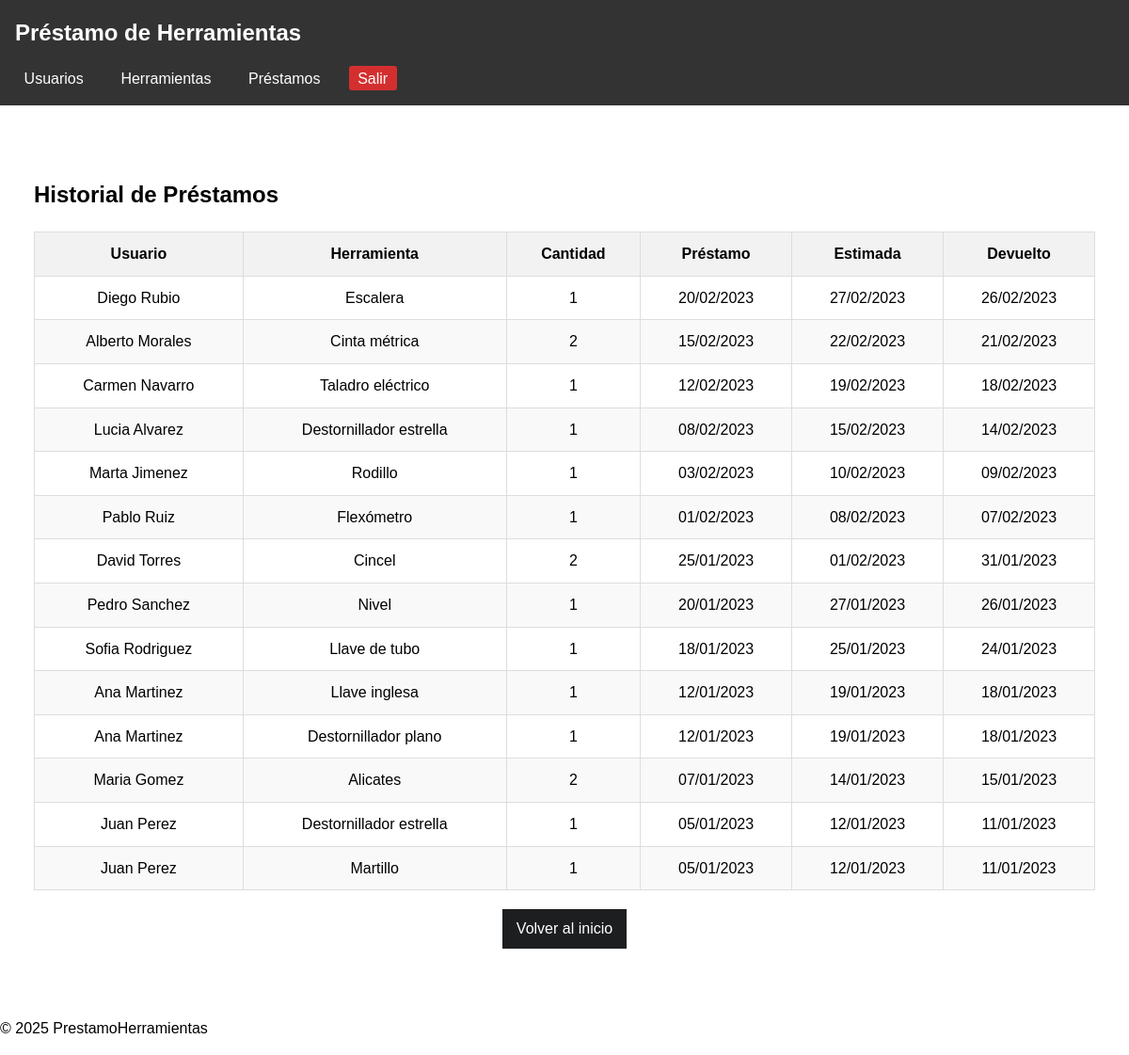
The page /?controller=prestamos&action=historial (signed in) on the database its author committed.
### tables this page shows
CREATE TABLE IF NOT EXISTS prestamos (
    id INT AUTO_INCREMENT PRIMARY KEY,
    id_usuario INT NOT NULL,
    fecha_prestamo DATE NOT NULL,
    fecha_devolucion_estimada DATE NOT NULL,
    fecha_devolucion_real DATE DEFAULT NULL,
    estado ENUM('activo', 'devuelto') DEFAULT 'activo',
    FOREIGN KEY (id_usuario) REFERENCES usuarios(id) ON DELETE CASCADE ON UPDATE CASCADE
);

CREATE TABLE IF NOT EXISTS usuarios (
    id INT AUTO_INCREMENT PRIMARY KEY,
    nombre VARCHAR(100) NOT NULL,
    apellido VARCHAR(100) NOT NULL,
    email VARCHAR(100) UNIQUE NOT NULL,
    password VARCHAR(255) NOT NULL,
    rol ENUM('admin', 'usuario') NOT NULL
);

CREATE TABLE IF NOT EXISTS herramientas (
    id INT AUTO_INCREMENT PRIMARY KEY,
    nombre VARCHAR(100) NOT NULL,
    descripcion TEXT,
    cantidad_disponible INT UNSIGNED NOT NULL DEFAULT 0
);

CREATE TABLE IF NOT EXISTS detalle_prestamos (
    id INT AUTO_INCREMENT PRIMARY KEY,
    id_prestamo INT NOT NULL,
    id_herramienta INT NOT NULL,
    cantidad INT NOT NULL,
    devuelto TINYINT(1) DEFAULT 0,
    FOREIGN KEY (id_prestamo) REFERENCES prestamos(id) ON DELETE CASCADE ON UPDATE CASCADE,
    FOREIGN KEY (id_herramienta) REFERENCES herramientas(id) ON DELETE CASCADE ON UPDATE CASCADE
);

### app/Controller/PrestamoController.php (called while the page is built, shortened)
<?php
require_once __DIR__.'/../Helpers/Auth.php';
require_once __DIR__.'/../Model/Prestamo.php';
class PrestamoController {
    public function historial() {
        $prestamos = Prestamo::prestamosCompletados();
        include '../app/View/prestamos/historial.php';
    }
}

### public/index.php (called while the page is built, shortened)
<?php
require_once '../routes.php';

### app/Helpers/Auth.php (called while the page is built, shortened)
<?php
class Auth {
    public static function check() {
        return isset($_SESSION['usuario']);
    }
    public static function isAdmin() {
        return self::check() && $_SESSION['usuario']['rol'] === 'admin';
    }
}

### app/Model/Prestamo.php (called while the page is built, shortened)
<?php
require_once __DIR__.'/../Helpers/Auth.php';
class Prestamo {
    public static function prestamosCompletados() {
        $db = Database::connect();
        $where = "WHERE p.estado = 'devuelto'";
        $params = [];
        $sql = "
            SELECT p.id AS id_prestamo, u.nombre, u.apellido, h.nombre AS herramienta, dp.cantidad,
                p.fecha_prestamo, p.fecha_devolucion_estimada, p.fecha_devolucion_real
            FROM prestamos p
            JOIN usuarios u ON p.id_usuario = u.id
            JOIN detalle_prestamos dp ON p.id = dp.id_prestamo
            JOIN herramientas h ON dp.id_herramienta = h.id
            $where
            ORDER BY p.fecha_devolucion_real DESC
        ";
        $stmt = $db->prepare($sql);
        $stmt->execute($params);
        return $stmt->fetchAll(PDO::FETCH_ASSOC);
    }
}

### app/View/prestamos/historial.php (the view)
<?php include __DIR__ . '/../VistaReutilizable/encabezado.php'; ?>
<link rel="stylesheet" href="/Sistema_prestamo_de_herramientas/public/assets/css/styles.css">
<div class="historial">
    <h2>Historial de Préstamos</h2>
    <table class="tabla-historial">
        <thead>
            <tr>
                <th>Usuario</th>
                <th>Herramienta</th>
                <th>Cantidad</th>
                <th>Préstamo</th>
                <th>Estimada</th>
                <th>Devuelto</th>
            </tr>
        </thead>
        <tbody>
            <?php foreach ($prestamos as $p): ?>
            <tr>
                <td><?= $p['nombre'] . ' ' . $p['apellido'] ?></td>
                <td><?= $p['herramienta'] ?></td>
                <td><?= $p['cantidad'] ?></td>
                <td><?= date('d/m/Y', strtotime($p['fecha_prestamo'])) ?></td>
                <td><?= date('d/m/Y', strtotime($p['fecha_devolucion_estimada'])) ?></td>
                <td><?= $p['fecha_devolucion_real'] ? date('d/m/Y', strtotime($p['fecha_devolucion_real'])) : 'Pendiente' ?></td>
            </tr>
            <?php endforeach; ?>
        </tbody>
    </table>
    <div class="volver">
        <a href="?controller=auth&action=login">Volver al inicio</a>
    </div>
</div>
<?php include __DIR__ . '/../VistaReutilizable/pie.php'; ?>

### public/assets/css/styles.css (style rules this page uses)
table { width: 100%; border-collapse: collapse; margin-top: 20px; background: white; }
.historial { max-width: 1200px; margin: 20px auto; padding: 20px; }
.tabla-historial { width: 100%; border-collapse: collapse; margin: 15px 0; }
.tabla-historial th, .tabla-historial td { padding: 10px; border: 1px solid #ddd; text-align: center; }
.tabla-historial th { background-color: #f2f2f2; }
.tabla-historial tr:nth-child(even) { background-color: #f9f9f9; }
.volver { margin-top: 20px; text-align: center; }
.volver a { padding: 8px 15px; background: #1c1e1f; color: white; text-decoration: none; display: inline-block; }
body { font-family: Arial, sans-serif; margin: 0; padding: 0; line-height: 1.6; }

### rows shown on the page
prestamos: id_usuario.nombre "Diego", id_usuario.apellido "Rubio", herramientas.nombre "Escalera", detalle_prestamos.cantidad "1", fecha_prestamo "20/02/2023", fecha_devolucion_estimada "27/02/2023", fecha_devolucion_real "26/02/2023"
prestamos: id_usuario.nombre "Alberto", id_usuario.apellido "Morales", herramientas.nombre "Cinta métrica", detalle_prestamos.cantidad "2", fecha_prestamo "15/02/2023", fecha_devolucion_estimada "22/02/2023", fecha_devolucion_real "21/02/2023"
prestamos: id_usuario.nombre "Carmen", id_usuario.apellido "Navarro", herramientas.nombre "Taladro eléctrico", detalle_prestamos.cantidad "1", fecha_prestamo "12/02/2023", fecha_devolucion_estimada "19/02/2023", fecha_devolucion_real "18/02/2023"
prestamos: id_usuario.nombre "Lucia", id_usuario.apellido "Alvarez", herramientas.nombre "Destornillador estrella", detalle_prestamos.cantidad "1", fecha_prestamo "08/02/2023", fecha_devolucion_estimada "15/02/2023", fecha_devolucion_real "14/02/2023"
prestamos: id_usuario.nombre "Marta", id_usuario.apellido "Jimenez", herramientas.nombre "Rodillo", detalle_prestamos.cantidad "1", fecha_prestamo "03/02/2023", fecha_devolucion_estimada "10/02/2023", fecha_devolucion_real "09/02/2023"
prestamos: id_usuario.nombre "Pablo", id_usuario.apellido "Ruiz", herramientas.nombre "Flexómetro", detalle_prestamos.cantidad "1", fecha_prestamo "01/02/2023", fecha_devolucion_estimada "08/02/2023", fecha_devolucion_real "07/02/2023"
prestamos: id_usuario.nombre "David", id_usuario.apellido "Torres", herramientas.nombre "Cincel", detalle_prestamos.cantidad "2", fecha_prestamo "25/01/2023", fecha_devolucion_estimada "01/02/2023", fecha_devolucion_real "31/01/2023"
prestamos: id_usuario.nombre "Pedro", id_usuario.apellido "Sanchez", herramientas.nombre "Nivel", detalle_prestamos.cantidad "1", fecha_prestamo "20/01/2023", fecha_devolucion_estimada "27/01/2023", fecha_devolucion_real "26/01/2023"
prestamos: id_usuario.nombre "Sofia", id_usuario.apellido "Rodriguez", herramientas.nombre "Llave de tubo", detalle_prestamos.cantidad "1", fecha_prestamo "18/01/2023", fecha_devolucion_estimada "25/01/2023", fecha_devolucion_real "24/01/2023"
prestamos: id_usuario.nombre "Ana", id_usuario.apellido "Martinez", herramientas.nombre "Llave inglesa", detalle_prestamos.cantidad "1", fecha_prestamo "12/01/2023", fecha_devolucion_estimada "19/01/2023", fecha_devolucion_real "18/01/2023", herramientas.nombre "Destornillador plano"
prestamos: id_usuario.nombre "Maria", id_usuario.apellido "Gomez", herramientas.nombre "Alicates", detalle_prestamos.cantidad "2", fecha_prestamo "07/01/2023", fecha_devolucion_estimada "14/01/2023", fecha_devolucion_real "15/01/2023"
prestamos: id_usuario.nombre "Juan", id_usuario.apellido "Perez", herramientas.nombre "Destornillador estrella", detalle_prestamos.cantidad "1", fecha_prestamo "05/01/2023", fecha_devolucion_estimada "12/01/2023", fecha_devolucion_real "11/01/2023", herramientas.nombre "Martillo"
